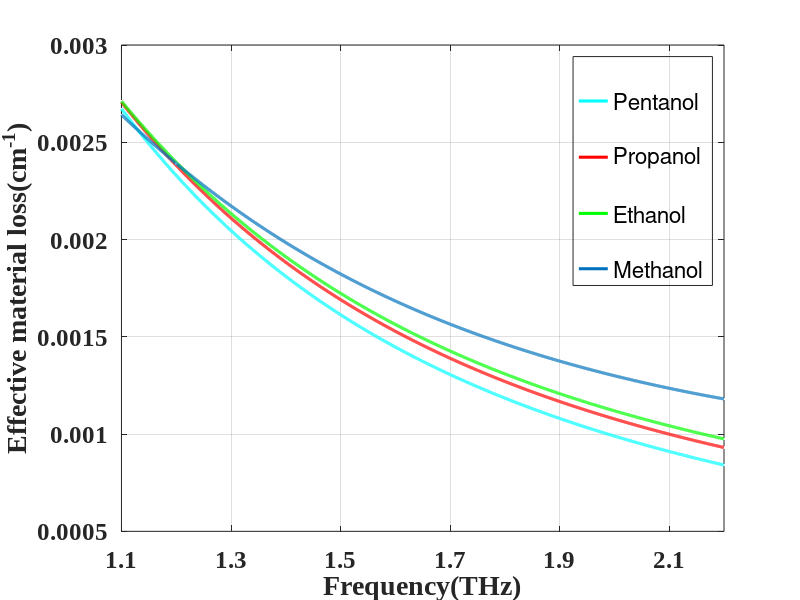

Here is the MATLAB script that generated this plot:
%%%%%%%%%%%%%%%%%%%%%%%%%%%%pentanol
start_1_lam1=[
    1.1
    1.2
    1.3
    1.4
    1.5
    1.6
    1.7
    1.8
    1.9
    2.0
    2.1
    2.2 
];

%FUNDAMENTAL MODE imaginary part
start_1_img=[
    0.0026722190913893787
    0.002329407158553422     
    0.0020461825134889832    
    0.0018107347540069923    
    0.0016136127165925903    
    0.0014472676772231251    
    0.0013058339450384788    
    0.0011847269420775489    
    0.001080215142673924     
    9.895304610151113E-4
    9.103462304009455E-4
    8.408133627611479E-4 
];

  x=1.1:0.0005:2.2;
  y=interp1(start_1_lam1,start_1_img,x,'spline');
plot(start_1_lam1,start_1_img,'.w',x,y,'cyan','LineWidth',2.2);
hold on

%%%%%%%%%%%%%%%%%%%%%%%%%%%%%propanol
start_5_lam1=[
    1.1
    1.2
    1.3
    1.4
    1.5
    1.6
    1.7
    1.8
    1.9
    2.0
    2.1
    2.2 
];

%FUNDAMENTAL MODE imaginary part
start_5_img=[
    0.0027057226926334448
    0.00238150548230689      
    0.0021103428578376437    
    0.0018828578147092588    
    0.001691082522583329     
    0.0015283980106668594    
    0.0013895313147568754    
    0.0012702841293588056    
    0.001167182965890469     
    0.00107763138274198      
    9.994218670794E-4 
    9.307879593921391E-4
];

  x=1.1:0.0005:2.2;
  y=interp1(start_5_lam1,start_5_img,x,'spline');
plot(start_5_lam1,start_5_img,'.w',x,y,'red','LineWidth',2.2);
hold on


%%%%%%%%%%%%%%%%%%%%%%%%%%%%%%ethanol
start_6_lam1=[
    1.1
    1.2
    1.3
    1.4
    1.5
    1.6
    1.7
    1.8
    1.9
    2.0
    2.1
    2.2 
];

%FUNDAMENTAL MODE imaginary part
start_6_img=[
   0.0027109091282406196
   0.0023975136339992884    
   0.002133735235425971     
   0.001911427439293642     
   0.0017233896882796777    
   0.0015634948429602558    
   0.0014267902076366456    
   0.001309290975040609     
   0.0012076139217548918    
   0.0011194330515156528    
   0.0010424427594971112    
   9.749859768745741E-4 
];
 
  x=1.1:0.0005:2.2;
  y=interp1(start_6_lam1,start_6_img,x,'spline');
plot(start_6_lam1,start_6_img,'.w',x,y,'green','LineWidth',2.2);
hold on

%%%%%%%%%%%%%%%%%%%%%%%%%%%%%%methanol
start_7_lam1=[
    1.1
    1.2
    1.3
    1.4
    1.5
    1.6
    1.7
    1.8
    1.9
    2.0
    2.1
    2.2 
];

%FUNDAMENTAL MODE imaginary part
start_7_img=[
   0.002641258434271527
   0.0023908388746569417    
   0.0021726828662641294    
   0.001984466486407387     
   0.0018227768861847331    
   0.0016840145889315098    
   0.0015649361231594738    
   0.0014627430056024398    
   0.001374922676173997     
   0.0012997364257196393    
   0.0012353830669815174    
   0.001180575865626633     
];
 
  x=1.1:0.0005:2.2;
  y=interp1(start_7_lam1,start_7_img,x,'spline');
plot(start_7_lam1,start_7_img,'.w',x,y,'LineWidth',2.2);


set(gca,'FontSize',12,'FontName','Times New Roman','fontweight','b','xtick',[1.1:0.2:2.2])
xlabel('Frequency(THz)','FontSize',16);
ylabel('Effective material loss(cm^{-1})','FontSize',16);
set(gca,'FontSize',18); % size of tick marks on both axes
legend(' ','Pentanol',' ','Propanol',' ','Ethanol',' ','Methanol');
set(legend,'color','none');
%ylim([0.003 0.02]);
xlim([1.1 2.2]);
grid on